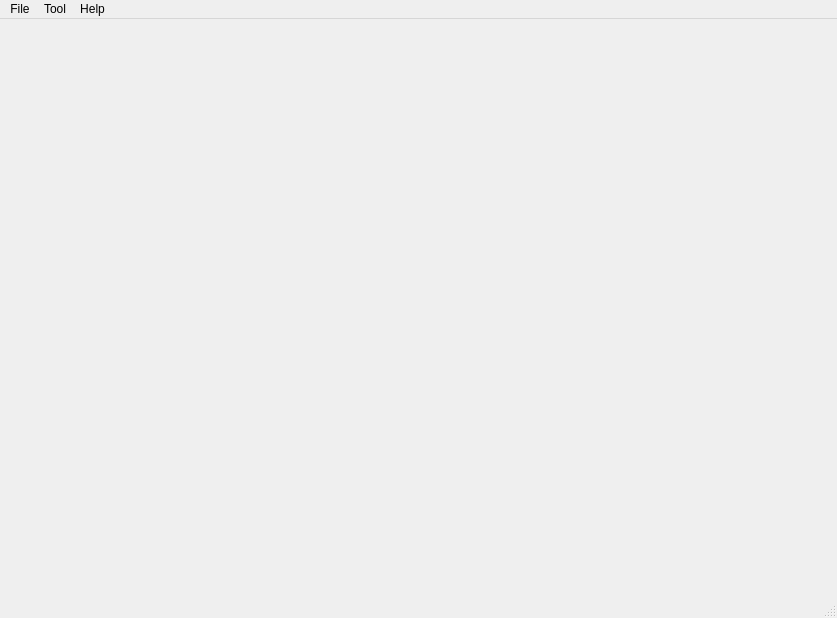
<?xml version="1.0" encoding="UTF-8"?>
<ui version="4.0">
 <class>MainWindow</class>
 <widget class="QMainWindow" name="MainWindow">
  <property name="geometry">
   <rect>
    <x>0</x>
    <y>0</y>
    <width>837</width>
    <height>618</height>
   </rect>
  </property>
  <property name="windowTitle">
   <string/>
  </property>
  <property name="styleSheet">
   <string notr="true"/>
  </property>
  <widget class="QWidget" name="centralwidget"/>
  <widget class="QMenuBar" name="menubar">
   <property name="geometry">
    <rect>
     <x>0</x>
     <y>0</y>
     <width>837</width>
     <height>21</height>
    </rect>
   </property>
   <widget class="QMenu" name="menuFile">
    <property name="title">
     <string>File</string>
    </property>
    <addaction name="actionOpen_raster"/>
    <addaction name="actionOpen_vector"/>
    <addaction name="actionRemove_file"/>
   </widget>
   <widget class="QMenu" name="menuHelp">
    <property name="title">
     <string>Help</string>
    </property>
    <addaction name="actionAbout"/>
   </widget>
   <widget class="QMenu" name="menuTool">
    <property name="title">
     <string>Tool</string>
    </property>
   </widget>
   <addaction name="menuFile"/>
   <addaction name="menuTool"/>
   <addaction name="menuHelp"/>
  </widget>
  <widget class="QStatusBar" name="statusbar"/>
  <action name="actionOpen_raster">
   <property name="text">
    <string>Open raster</string>
   </property>
  </action>
  <action name="actionOpen_vector">
   <property name="text">
    <string>Open vector</string>
   </property>
  </action>
  <action name="actionRemove_file">
   <property name="text">
    <string>Remove file</string>
   </property>
  </action>
  <action name="actionAbout">
   <property name="text">
    <string>About</string>
   </property>
  </action>
  <action name="actionSegmentation">
   <property name="text">
    <string>Segmentation</string>
   </property>
  </action>
 </widget>
 <resources/>
 <connections/>
</ui>
